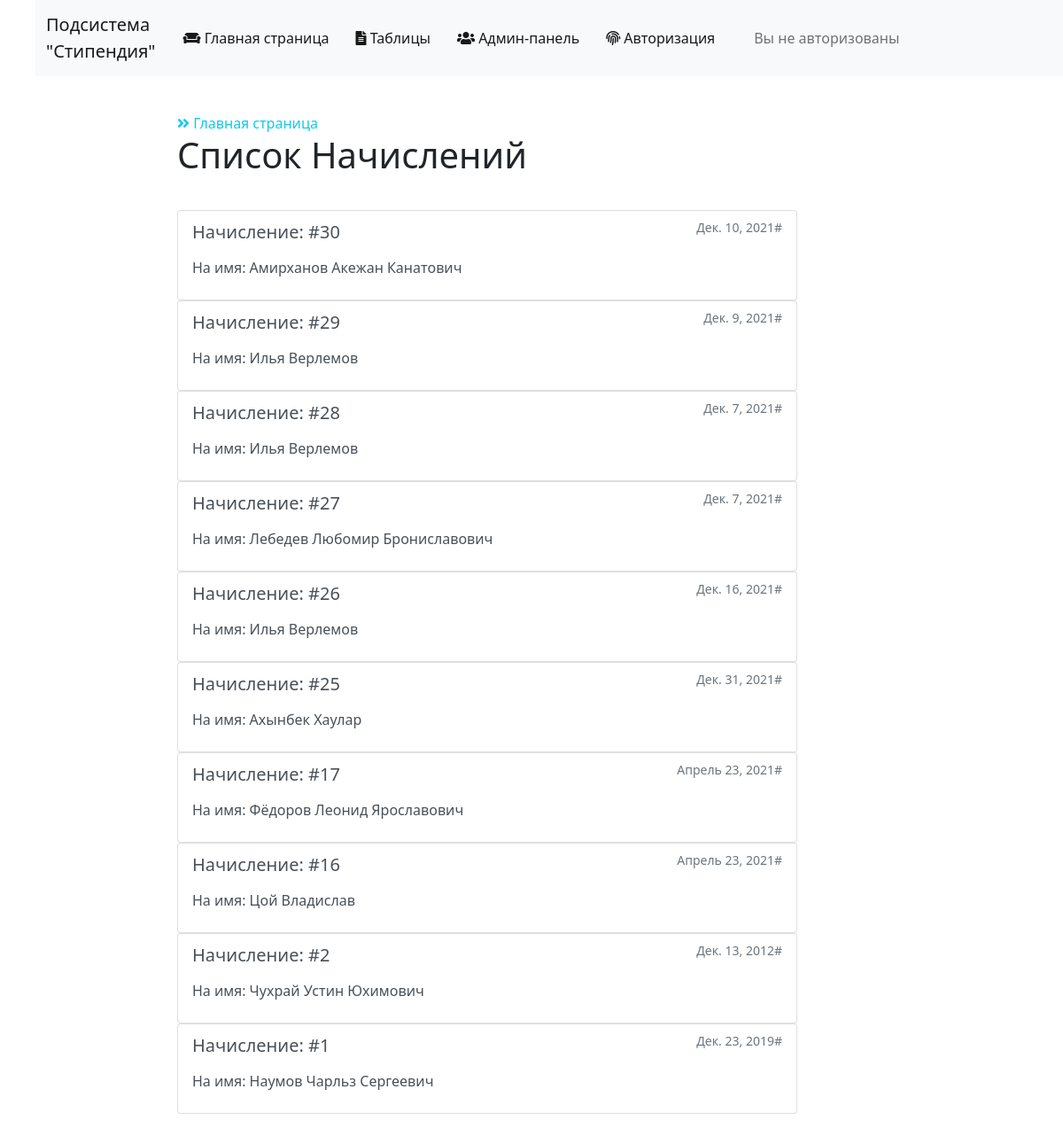
/accrual/, run on the app's committed database.
### main/models.py (models this page shows)
class Accrual (models.Model):
    student_code = models.ForeignKey(
        Student, verbose_name="Имя студента", on_delete=models.CASCADE)
    date_of_scholarship_accrual = models.DateField(
        "Дата начисления стипендии", null=True, blank=True)                    # дата начисления стипендии
    amount_of_money = models.PositiveIntegerField(
        "Сумма начисления", null=True, blank=True)  # сумма
    class Meta:
        verbose_name = 'Начисление'
        verbose_name_plural = 'Начисления'

class Student (models.Model):
    student_code = models.AutoField(
        "Код студента", primary_key=True)     # код студента
    student_name = models.CharField("Имя студента", max_length=200)
    group_code = models.ForeignKey(
        Group, verbose_name="Группа", on_delete=models.CASCADE)
    education_type_code = models.ForeignKey(
        Types_of_Education, verbose_name="Код вида обучения", on_delete=models.CASCADE)
    personal_reckoning_number = models.IntegerField("Номер лицевого счета")
    bank_code = models.ForeignKey(Bank, verbose_name="Код банка", on_delete=models.CASCADE,
                                  null=True, blank=True)     # FOREIGN KEY ОТНОШЕНИЕ 1:M с Bank
    class Meta:
        verbose_name = 'Студент'
        verbose_name_plural = 'Студенты'
    def __str__(self):
        return f'{self.student_name}'

### main/views.py (the view, shortened to what this page needs)
# urls.py: path(r'accrual/', views.accrual, name="accrual"),
def accrual(request):
    accrual_model = Accrual.objects.all()
    if request.method == 'GET':
        form = AccrualForm()
    return render(
        request,
        'main/accrual.html',
        {
            'form': form,
            'accrual_model': accrual_model[::-1]
        }
    )

### main/templates/main/accrual.html (shortened to what this page needs)
{% extends 'layout.html' %}
{% block content %}
    <div class="features">
        <a class="link-info" href="{% url 'home' %}"><i class="fas fa-angle-double-right"></i> Главная страница</a>
        <h1>Список Начислений</h1>
        {% for acc in accrual_model %}
        <div class="list-group">
          <a href="{% url 'showaccrual' id=acc.pk %}" class="list-group-item list-group-item-action">
            <div class="d-flex w-100 justify-content-between">
              <h5 class="mb-3 mt-1">Начисление: #{{acc.pk}}</h5>
              <small class="text-muted">{{ acc.date_of_scholarship_accrual }}#</small>
            </div>
            <p>На имя: {{acc.student_code}}</p>
          </a>
        </div>
        {% endfor %}
    </div>
{% endblock %}

### main/static/main/css/main.css (style rules this page uses)
main .list-group { max-width: 700px; }
main h1 { padding-bottom: 30px; }
main a { text-decoration: none; }

### data on the page
Accrual: pk "30", date_of_scholarship_accrual "Дек. 10, 2021", student_code "Амирханов Акежан Канатович"
Accrual: pk "29", date_of_scholarship_accrual "Дек. 9, 2021", student_code "Илья Верлемов"
Accrual: pk "28", date_of_scholarship_accrual "Дек. 7, 2021", student_code "Илья Верлемов"
Accrual: pk "27", date_of_scholarship_accrual "Дек. 7, 2021", student_code "Лебедев Любомир Брониславович"
Accrual: pk "26", date_of_scholarship_accrual "Дек. 16, 2021", student_code "Илья Верлемов"
Accrual: pk "25", date_of_scholarship_accrual "Дек. 31, 2021", student_code "Ахынбек Хаулар"
Accrual: pk "17", date_of_scholarship_accrual "Апрель 23, 2021", student_code "Фёдоров Леонид Ярославович"
Accrual: pk "16", date_of_scholarship_accrual "Апрель 23, 2021", student_code "Цой Владислав"
Accrual: pk "2", date_of_scholarship_accrual "Дек. 13, 2012", student_code "Чухрай Устин Юхимович"
Accrual: pk "1", date_of_scholarship_accrual "Дек. 23, 2019", student_code "Наумов Чарльз Сергеевич"
